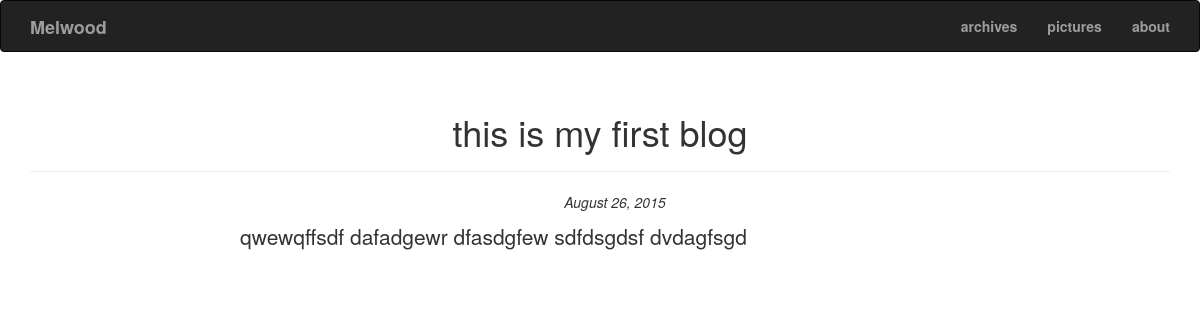
The page /post/2 on the database as committed earlier.
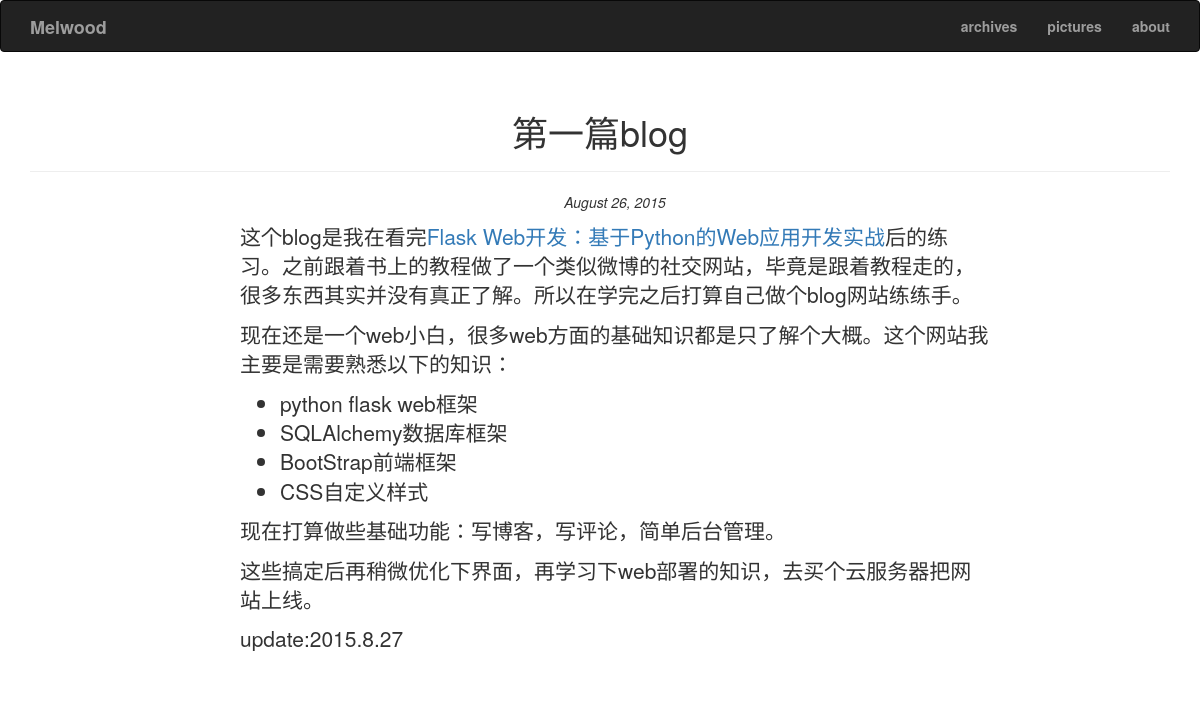
The same page on the database as committed later.
### app/models.py (models this page shows, shortened)
class Post(db.Model):
    __tablename__ = 'posts'
    id = db.Column(db.Integer, primary_key=True)
    title = db.Column(db.Text)
    body = db.Column(db.Text)
    body_html = db.Column(db.Text)
    timestamp = db.Column(db.DateTime(), index=True, default=datetime.utcnow)
    comments = db.relationship('Comment', backref='post', lazy='dynamic')

### app/main/views.py (the view)
@main.route('/post/<int:id>', methods=['GET', 'POST'])
def post(id):
    post = Post.query.get_or_404(id)
    return render_template('post.html', post=post)

### app/templates/post.html
{% extends "base.html" %}
{% block page_content %}
<div class="page-header">
	<h1 class="text-center">{{ post.title }}</h1>
</div>
<div class="container">
	<div class="row">
		<div class="post-date text-center">
			<p><i>{{ moment(post.timestamp).format('LL') }}</i></p>
		</div>
	</div>
	<div class="row">
		<div class="col-md-2"></div>
		<div class="col-md-8 lead">
			{% if post.body_html %}
				{{ post.body_html | safe }}
			{% else %}
              			{{ post.body }}
              		{% endif %}
		</div>
		<div class="col-md-2"></div>
	</div>
</div>
{% endblock %}

Rows that differ between the two databases and show on the page:
changed Post: title "this is my first blog" → "第一篇blog"; body_html (not shown) → "这个blog是我在看完 Flask Web开发：基于Python的Web应用开发实战 后的练习。之前跟着书上的教程做了一个类似微博的社交网站，毕竟是跟着教程走的，很多东西其实并没有真正了解。所以在学完之后打算自己做个blog网站练练手。 现在还是一个web小白，很多web方面的基础知识都是只了解个大概。这个网站我主要是需要熟悉以下的知识： python flask web框架 SQLAlchemy数据库框架 BootStrap前端框架 CSS自定义样式 现在打算做些基础功能：写博客，写评论，简单后台管理。 这些搞定后再稍微优化下界面，再学习下web部署的知识，去买个云服务器把网站上线。 update:2015.8.27"; body "qwewqffsdf dafadgewr dfasdgfew sdfdsgdsf dvdagfsgd" → (not shown)
